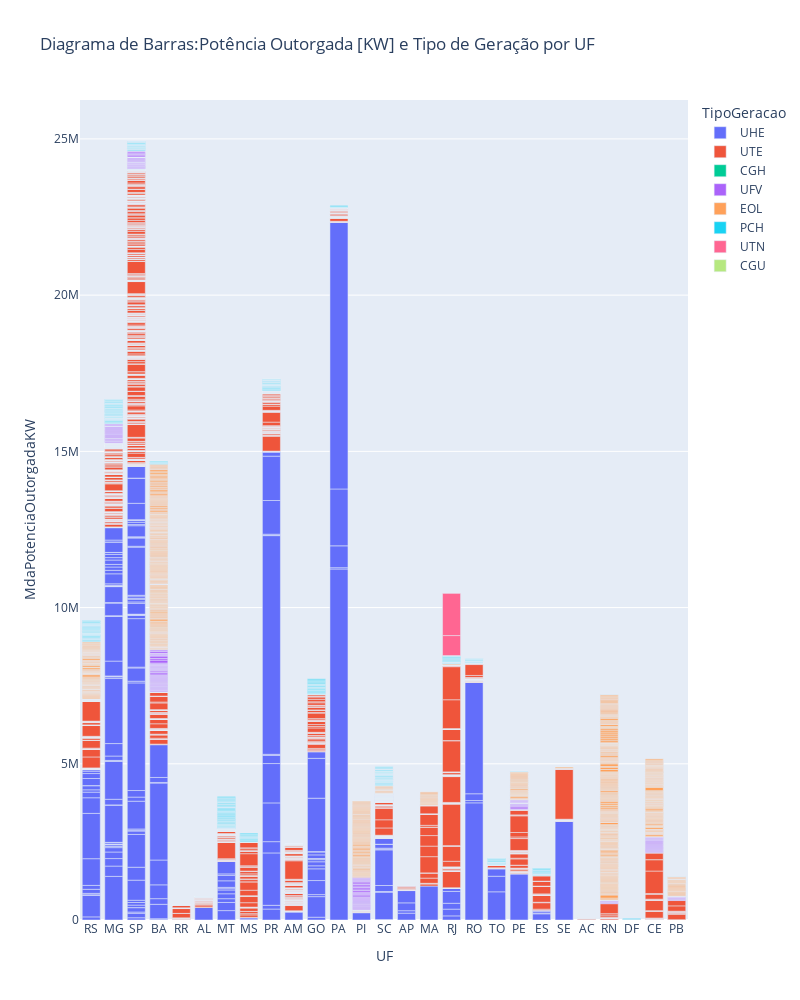

Notebook code cell kept with this figure:
### Code cell
title_BarChart = "Diagrama de Barras:Potência Outorgada [KW] e Tipo de Geração por UF"

title_BarChart_export = "Bar"+github


fig_BarChart = px.bar(df_ger, x="UF",
 y="MdaPotenciaOutorgadaKW",
 color="TipoGeracao", 
 title=title_BarChart,
 width=800, 
 height=1000)
fig_BarChart.show()

plt.offline.plot(fig_BarChart, filename = title_BarChart_export)

### Figure 1 — Plotly figure (JSON) as saved in the notebook; plotly's stock layout.template omitted (floating-point values rounded to 4 significant figures; data arrays with more than 128 entries replaced by an {"elided": "..."} marker saying what was removed)
{"data": [{"alignmentgroup": "True", "hovertemplate": "TipoGeracao=UHE<br>UF=%{x}<br>MdaPotenciaOutorgadaKW=%{y}<extra></extra>", "legendgroup": "UHE", "marker": {"color": "#636efa", "pattern": {"shape": ""}}, "name": "UHE", "offsetgroup": "UHE", "orientation": "v", "showlegend": true, "textposition": "auto", "type": "bar", "x": {"elided": "218 str values"}, "xaxis": "x", "y": {"elided": "218 int values"}, "yaxis": "y"}, {"alignmentgroup": "True", "hovertemplate": "TipoGeracao=UTE<br>UF=%{x}<br>MdaPotenciaOutorgadaKW=%{y}<extra></extra>", "legendgroup": "UTE", "marker": {"color": "#EF553B", "pattern": {"shape": ""}}, "name": "UTE", "offsetgroup": "UTE", "orientation": "v", "showlegend": true, "textposition": "auto", "type": "bar", "x": {"elided": "3100 str values"}, "xaxis": "x", "y": {"elided": "3100 float values"}, "yaxis": "y"}, {"alignmentgroup": "True", "hovertemplate": "TipoGeracao=CGH<br>UF=%{x}<br>MdaPotenciaOutorgadaKW=%{y}<extra></extra>", "legendgroup": "CGH", "marker": {"color": "#00cc96", "pattern": {"shape": ""}}, "name": "CGH", "offsetgroup": "CGH", "orientation": "v", "showlegend": true, "textposition": "auto", "type": "bar", "x": {"elided": "579 str values"}, "xaxis": "x", "y": {"elided": "579 float values"}, "yaxis": "y"}, {"alignmentgroup": "True", "hovertemplate": "TipoGeracao=UFV<br>UF=%{x}<br>MdaPotenciaOutorgadaKW=%{y}<extra></extra>", "legendgroup": "UFV", "marker": {"color": "#ab63fa", "pattern": {"shape": ""}}, "name": "UFV", "offsetgroup": "UFV", "orientation": "v", "showlegend": true, "textposition": "auto", "type": "bar", "x": {"elided": "5199 str values"}, "xaxis": "x", "y": {"elided": "5199 float values"}, "yaxis": "y"}, {"alignmentgroup": "True", "hovertemplate": "TipoGeracao=EOL<br>UF=%{x}<br>MdaPotenciaOutorgadaKW=%{y}<extra></extra>", "legendgroup": "EOL", "marker": {"color": "#FFA15A", "pattern": {"shape": ""}}, "name": "EOL", "offsetgroup": "EOL", "orientation": "v", "showlegend": true, "textposition": "auto", "type": "bar", "x": {"elided": "808 str values"}, "xaxis": "x", "y": {"elided": "808 float values"}, "yaxis": "y"}, {"alignmentgroup": "True", "hovertemplate": "TipoGeracao=PCH<br>UF=%{x}<br>MdaPotenciaOutorgadaKW=%{y}<extra></extra>", "legendgroup": "PCH", "marker": {"color": "#19d3f3", "pattern": {"shape": ""}}, "name": "PCH", "offsetgroup": "PCH", "orientation": "v", "showlegend": true, "textposition": "auto", "type": "bar", "x": {"elided": "428 str values"}, "xaxis": "x", "y": {"elided": "428 float values"}, "yaxis": "y"}, {"alignmentgroup": "True", "hovertemplate": "TipoGeracao=UTN<br>UF=%{x}<br>MdaPotenciaOutorgadaKW=%{y}<extra></extra>", "legendgroup": "UTN", "marker": {"color": "#FF6692", "pattern": {"shape": ""}}, "name": "UTN", "offsetgroup": "UTN", "orientation": "v", "showlegend": true, "textposition": "auto", "type": "bar", "x": ["RJ", "RJ"], "xaxis": "x", "y": [640000, 1350000], "yaxis": "y"}, {"alignmentgroup": "True", "hovertemplate": "TipoGeracao=CGU<br>UF=%{x}<br>MdaPotenciaOutorgadaKW=%{y}<extra></extra>", "legendgroup": "CGU", "marker": {"color": "#B6E880", "pattern": {"shape": ""}}, "name": "CGU", "offsetgroup": "CGU", "orientation": "v", "showlegend": true, "textposition": "auto", "type": "bar", "x": ["CE"], "xaxis": "x", "y": [50], "yaxis": "y"}], "layout": {"barmode": "relative", "height": 1000, "legend": {"title": {"text": "TipoGeracao"}, "tracegroupgap": 0}, "title": {"text": "Diagrama de Barras:Potência Outorgada [KW] e Tipo de Geração por UF"}, "width": 800, "xaxis": {"anchor": "y", "domain": [0, 1], "title": {"text": "UF"}}, "yaxis": {"anchor": "x", "domain": [0, 1], "title": {"text": "MdaPotenciaOutorgadaKW"}}}}
